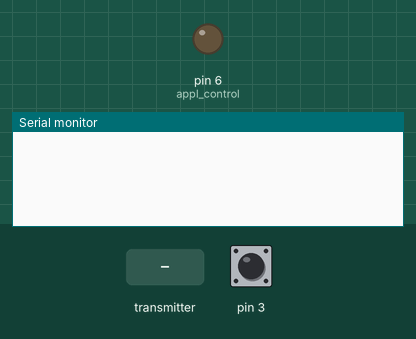
Simulated run of this sketch. Board: Arduino Uno, built with avr-gcc and run on an emulated ATmega328P. On the bench: output pins drawn as LEDs (lit = HIGH), the last lines printed to the serial monitor. The test bench sets the inputs (shaded band); at power-on: pin 3 HIGH. No radio packets arrive unless stated.

Above: at 1.7 s.
1.8 s: pin 3 driven LOW
At 3.0 s:
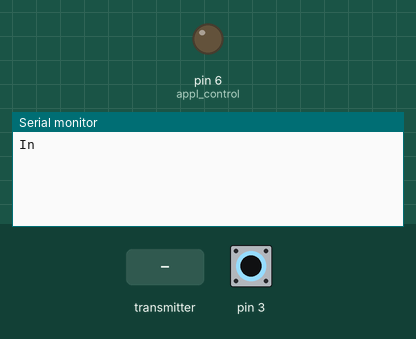
3.3 s: the transmitter starts sending switch_packet.0 = 0
At 4.1 s:
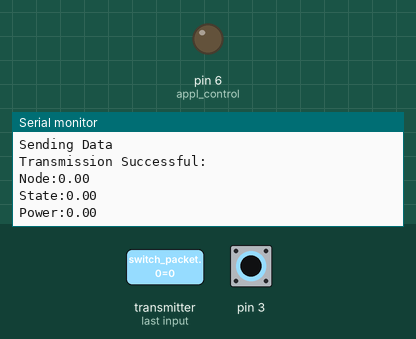

The sketch:

Slave_node_A.ino
```cpp
// Slave Node A
// By: Muhammad Afnan Aftab
#include <SPI.h>

#include <nRF24L01.h>

#include <RF24.h>

#include "ACS712.h"

ACS712 sensor(ACS712_05B, A1);

RF24 radio(7, 8); // CE, CSN

uint64_t addresses[6] = {0x7878787878LL,
                       0xB3B4B5B6F1LL,
                      };

/*const byte addresses[][6] = {
  "00001",
  "00002"
}; //Setting the two addresses. One for transmitting and one for receiving
*/


/*struct appl_sensor_data
{
  bool state;
  float data;
} appl_data;*/

float appl_data[3] = {
  0,
  0,
  0
}; //{node, state, data}
bool switch_packet[3] = {
  0,
  0,
  0
}; //{node, purpose, state}

/*struct appl_switch_data
{
  int node;
  bool purpose;
  bool state;
} switch_packet;*/

int appl_control = 6;
bool incoming = LOW;
bool appl_state = LOW;

float j = 0;

bool report;

void setup() {
  Serial.begin(9600);
  delay(10);

  sensor.setZeroPoint(511);

  pinMode(appl_control, OUTPUT);

  if (!radio.begin()) {
    Serial.println(F("radio hardware is not responding!!"));
    while (1) {} // hold in infinite loop
  }
  radio.maskIRQ(1, 1, 0);
  radio.openWritingPipe(addresses[0]); //send the data to 00001
  radio.openReadingPipe(0, addresses[0]); //receive the data from 00001
  radio.setPALevel(RF24_PA_MIN); //You can set it as minimum or maximum depending on the distance between the transmitter and receiver.
  //radio.stopListening();
  radio.startListening();
  attachInterrupt(1, RadioTransmissionHandling, FALLING);
  //sleep_enable();
  //set_sleep_mode(SLEEP_MODE_PWR_DOWN);

  delay(500);
  //sleep_cpu();
}

void loop() {

}

void RadioTransmissionHandling() {
  Serial.println("Interrupt fired! Slave Node A");
  uint8_t pipe;
  while (!radio.available( & pipe)) {}
  radio.read( & switch_packet, sizeof(switch_packet));
  Serial.println(" -> Reception Successful");
  Serial.print("Node: ");
  Serial.println(switch_packet[0]);
  Serial.print("Purpose:");
  Serial.println(switch_packet[1]);
  Serial.print("State:");
  Serial.println(switch_packet[2]);

  if (switch_packet[0] == LOW) {
    if (switch_packet[1] == HIGH) //switch node
    {
      Serial.println("Switching Appliance");
      bool temp = switch_packet[2];
      digitalWrite(appl_control, temp);
      appl_state = digitalRead(appl_control);
      Serial.print("Appliance status: ");
      Serial.println(appl_state);
    } else if (switch_packet[1] == LOW) {
      Serial.println("Sending Data");
      radio.stopListening();

      appl_data[0] = LOW;
      appl_data[1] = digitalRead(appl_control);
      if(appl_data[1]==HIGH){
        float sum = 0;
        int samples = 100;
        for(int t = 0;t<samples;t++){
          float x = getPower();
          sum = sum + x;
        }
        j = sum/samples;
      }else{
        j = 0;
      }
      appl_data[2] = j;

      radio.setRetries(2,3);
      report = radio.write( & appl_data, sizeof(appl_data));
      if (!report) {
        //report = radio.write(&appl_data, sizeof(appl_data));
        Serial.println("Failed! Try Again.");
      } else {
        Serial.println("Transmission Successful: ");
        Serial.print("Node:");
        Serial.println(appl_data[0]);
        Serial.print("State:");
        Serial.println(appl_data[1]);
        Serial.print("Power:");
        Serial.println(appl_data[2]);
      }
      radio.startListening();
    } else {
      Serial.println("Corrupt Packet Recieved");
    }
  }

}

float getPower(){
  // We use 230V because it is the common standard in European countries
  // Change to your local, if necessary
  float U = 230;

  // To measure current we need to know the frequency of current
  // By default 50Hz is used, but you can specify own, if necessary
  float I = sensor.getCurrentAC();

  // To calculate the power we need voltage multiplied by current
  float P = U * I;
  return P;
}
```

Measured:
- after the input at 1.8 s, the serial monitor: prints a new line at once (image 1)
- after the input at 3.3 s, the serial monitor: prints a new line at once (image 2)
